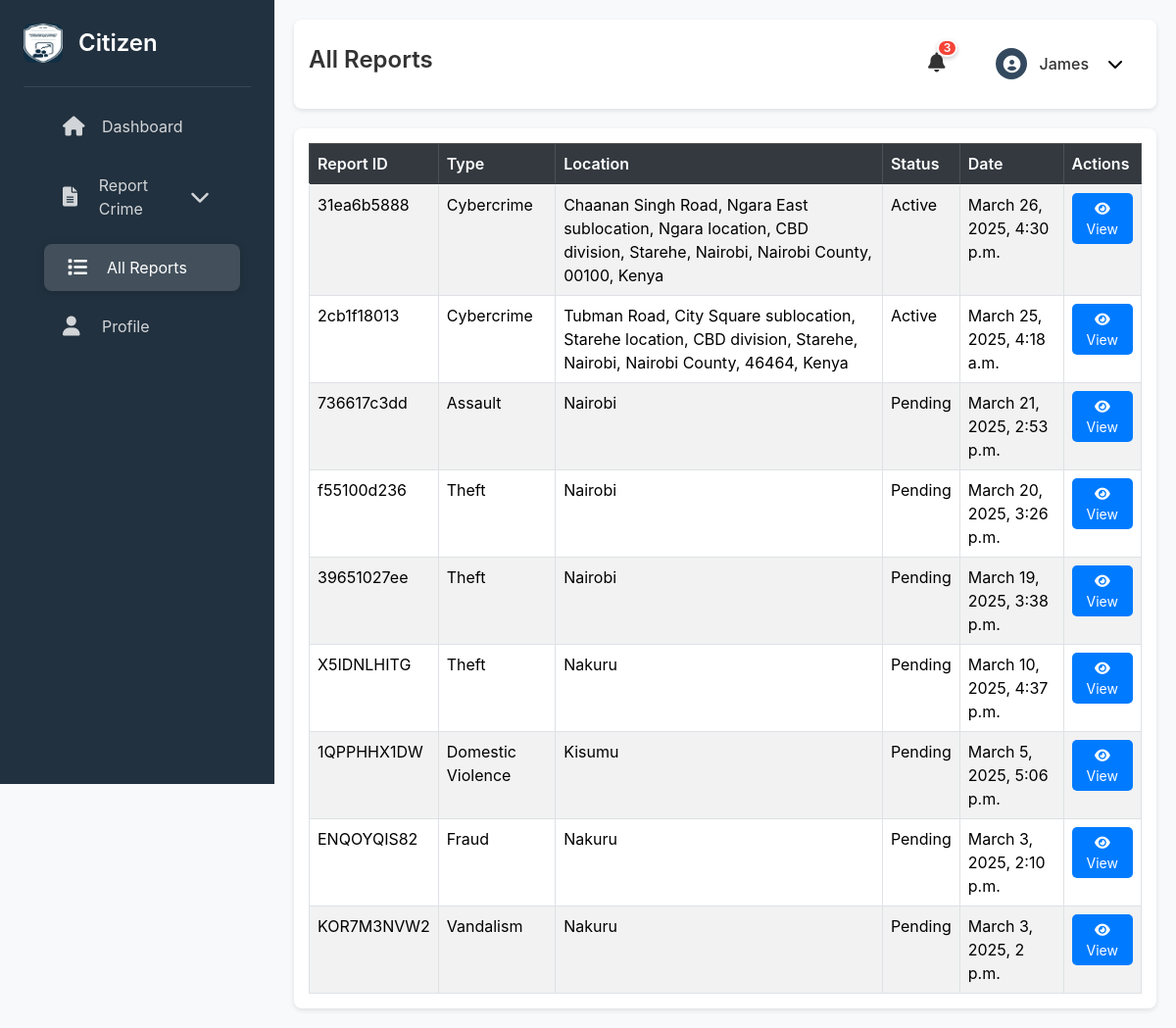
/all-reports/ (signed in), run on the app's committed database.
### citizens/models.py (models this page shows, shortened)
class CustomUser(AbstractUser):
    email = models.EmailField(unique=True)
    username = None
    first_name = models.CharField(max_length=50)
    last_name = models.CharField(max_length=50)
    citizen_id = models.CharField(max_length=50, unique=True, null=True, blank=True)
    USERNAME_FIELD = "email"
    REQUIRED_FIELDS = ["first_name", "last_name"]
    objects = CustomUserManager()  # Use the custom manager
    groups = models.ManyToManyField(Group, related_name="customuser_set", blank=True)
    user_permissions = models.ManyToManyField(Permission, related_name="customuser_permissions_set", blank=True)

class CrimeReport(models.Model):
    CRIME_TYPES = [
        ('Theft', 'Theft'),
        ('Assault', 'Assault'),
        ('Vandalism', 'Vandalism'),
        ('Fraud', 'Fraud'),
        ('Domestic Violence', 'Domestic Violence'),
        ('Cybercrime', 'Cybercrime'),
        ('Other', 'Other'),
    ]
    STATUS_CHOICES = [
        ("Pending", "Pending"),
        ("Active", "Active"),
        ("Resolved", "Resolved"),
    ]
    tracking_number = models.CharField(
        max_length=20,
        unique=True,
        default=uuid.uuid4().hex[:10],  # ✅ Generates a unique tracking number
        editable=False
    )
    status = models.CharField(max_length=10, choices=STATUS_CHOICES, default="Pending")
    user = models.ForeignKey("CustomUser", on_delete=models.CASCADE, null=True, blank=True)
    crime_type = models.CharField(max_length=50, choices=CRIME_TYPES)
    incident_datetime = models.DateTimeField(default=timezone.now)
    description = models.TextField()
    location = models.TextField()
    evidence = models.FileField(upload_to='evidence/', max_length=255, null=True, blank=True)
    contact_name = models.CharField(max_length=100, null=True, blank=True)
    contact_number = models.CharField(max_length=15, null=True, blank=True)
    contact_email = models.EmailField(null=True, blank=True)
    preferred_contact_method = models.CharField(
        max_length=10,
        choices=[('email', 'Email'), ('phone', 'Phone'), ('none', 'No contact needed')],
        default='none',
        blank=True
    )
    assigned_officer = models.ForeignKey(
        'PoliceUser', on_delete=models.SET_NULL, null=True, blank=True, related_name='assigned_cases'
    )

### citizens/views.py (the view)
# urls.py: path('all-reports/', all_reports, name='all_reports'),
@login_required
def all_reports(request):
    reports = CrimeReport.objects.filter(user=request.user).order_by('-incident_datetime')  # ✅ Only user's reports
    return render(request, "all_reports.html", {"reports": reports})

### citizens/templates/all_reports.html (shortened to what this page needs)
{% load static %}
<!DOCTYPE html>
<html lang="en">
<head>
    <link href="https://cdn.jsdelivr.net/npm/bootstrap@5.3.3/dist/css/bootstrap.min.css" rel="stylesheet">
    <link rel="stylesheet" href="https://cdnjs.cloudflare.com/ajax/libs/font-awesome/6.0.0/css/all.min.css">
    <link rel="stylesheet" href="{% static 'css/homepage.css' %}">
    <link rel="stylesheet" href="{% static 'css/reports.css' %}">
</head>
<body>
    <div class="app-container">
        <nav class="sidebar d-none d-md-flex">
            <div class="sidebar-content">
                <div class="sidebar-header">
                    <div class="logo-container">
                        <img src="{% static 'images/logo.jpg' %}" alt="CARS Logo" class="logo">
                        <h4>Citizen</h4>
                    </div>
                </div>
            <div class="nav-items">
                <a href="{% url 'citizens' %}" class="nav-item">
                    <i class="fas fa-home"></i>
                    <span>Dashboard</span>
                </a>
                <a href="#" class="nav-item" data-bs-toggle="dropdown">
                    <i class="fas fa-file-alt"></i>
                    <span>Report Crime</span>
                    <i class="fas fa-chevron-down ms-2 d-none d-md-inline"></i>
                </a>
                <a href="{% url 'all_reports' %}" class="nav-item active">
                    <i class="fas fa-list"></i>
                    <span>All Reports</span>
                </a>
                <a href="{% url 'citizen-profile' %}" class="nav-item">
                    <i class="fas fa-user"></i>
                    <span>Profile</span>
                </a>
            </div>
        </nav>
        <main class="main-content">
            <header class="content-header">
                <h1 class="dashboard">All Reports</h1>
                <div class="header-actions">
                    <div class="notifications" data-bs-toggle="dropdown">
                        <i class="fas fa-bell"></i>
                        <div class="notification-badge">3</div>
                    </div>
                    <div class="user-profile dropdown">
                        <button class="user-profile-btn" data-bs-toggle="dropdown" aria-expanded="false">
                            <div class="avatar-container">
                                <i class="fas fa-user-circle"></i>
                            </div>
                            <span class="username d-none d-md-inline">{{ request.user.first_name }}</span>
                            <i class="fas fa-chevron-down d-none d-md-inline ms-2"></i>
                        </button>
                    </div>
                </div>
            </header>
            <div class="content-body">
                <div class="table-responsive">
                    <table class="table table-bordered table-striped">
                        <thead class="table-dark">
                            <tr>
                                <th>Report ID</th>
                                <th>Type</th>
                                <th>Location</th>
                                <th>Status</th>
                                <th>Date</th>
                                <th>Actions</th>
                            </tr>
                        </thead>
                        <tbody>
                            {% for report in reports %}
                            <tr>
                                <td>{{ report.tracking_number }}</td>
                                <td>{{ report.crime_type }}</td>
                                <td>{{ report.location }}</td>
                                <td>{{ report.status }}</td>
                                <td>{{ report.incident_datetime }}</td>
                                <td>
                                    <button class="btn btn-sm btn-primary view-report-btn"
                                            data-id="{{ report.tracking_number }}"
                                            onclick="viewReport('{{ report.tracking_number }}')">
                                        <i class="fas fa-eye"></i> View
                                    </button>
                                </td>
                            </tr>
                            {% empty %}
                            <tr>
                                <td colspan="6" class="text-center">No reports available.</td>
                            </tr>
                            {% endfor %}
                        </tbody>
                    </table>
                </div>
            </div>
        </main>
    </div>
</body>
</html>

### citizens/Static/css/homepage.css (style rules this page uses)
:root { --primary-color: #34495e; --secondary-color: #22313f; --background-color: #f5f5f5; --danger-color: #f44336; --text-color: #333; --sidebar-width: 280px; --mobile-sidebar-width: 70px; --header-height: 64px; --shadow-sm: 0 2px 4px rgba(0,0,0,0.1); --shadow-md: 0 4px 6px rgba(0,0,0,0.1); --border-radius: 1rem; }
body { margin: 0; padding: 0; background-color: var(--background-color); font-family: 'Inter', system-ui, -apple-system, sans-serif; color: var(--text-color); }
.app-container { display: flex; min-height: 100vh; max-width: 100%; overflow-x: hidden; position: relative; width: 100%; }
.dashboard { font-size: 28px; }
.sidebar { width: var(--sidebar-width); background: var(--secondary-color); position: fixed; height: 100vh; color: white; z-index: 1000; }
.sidebar-content { display: flex; flex-direction: column; height: 100%; padding: 1.5rem; }
.logo-container { display: flex; align-items: center; gap: 1rem; padding-bottom: 1.5rem; border-bottom: 1px solid rgba(255, 255, 255, 0.1); }
.logo-container .logo { width: 40px; height: 40px; border-radius: 8px; }
.logo-container h4 { margin: 0; font-weight: 600; color: white; }
.nav-items { display: flex; flex-direction: column; padding: 1rem; }
.nav-item { display: flex; align-items: center; padding: 0.75rem 1.5rem; color: rgba(255,255,255,0.8); text-decoration: none; transition: all 0.3s ease; border-radius: 8px; margin-bottom: 0.75rem; }
.nav-item i { width: 24px; font-size: 1.25rem; }
.nav-item span { margin-left: 1rem; }
.nav-item:hover, .nav-item.active { color: white; background-color: rgba(255, 255, 255, 0.15); transform: translateX(5px); box-shadow: 0 2px 8px rgba(0, 0, 0, 0.15); }
.main-content { flex: 1; margin-left: var(--sidebar-width); padding: 1.5rem; }
.content-header { display: flex; justify-content: space-between; align-items: center; margin-bottom: 2rem; background-color: white; padding: 1rem; border-radius: var(--border-radius); box-shadow: var(--shadow-sm); }
.header-actions { display: flex; align-items: center; gap: 1.5rem; }
.user-profile { display: flex; align-items: center; gap: 0.75rem; cursor: pointer; padding: 0.5rem; border-radius: 0.5rem; transition: background-color 0.3s ease; }
.user-profile-btn { display: flex; align-items: center; gap: 0.75rem; padding: 0.4rem 0.75rem; border: none; background: transparent; border-radius: 0.5rem; transition: all 0.3s ease; }
.avatar-container { width: 32px; height: 32px; display: flex; align-items: center; justify-content: center; border-radius: 50%; background: var(--primary-color); color: white; }
.avatar-container i { font-size: 1.1rem; }
.username { font-weight: 500; color: var(--text-color); }
.table { margin-bottom: 0; }
.table th { background-color: rgba(0,0,0,0.02); font-weight: 600; border-bottom: 2px solid rgba(0,0,0,0.05); }
.notifications { position: relative; padding: 0.5rem; cursor: pointer; border-radius: 0.5rem; transition: background-color 0.3s ease; }
.notification-badge { position: absolute; top: -5px; right: -5px; min-width: 18px; height: 18px; padding: 0 5px; border-radius: 9px; background-color: var(--danger-color); color: white; font-size: 0.75rem; font-weight: 600; display: flex; align-items: center; justify-content: center; border: 2px solid white; box-shadow: 0 2px 4px rgba(0, 0, 0, 0.2); }
.notifications .fa-bell { font-size: 1.25rem; color: var(--text-color); }

### citizens/Static/css/reports.css (style rules this page uses)
body { background-color: #f8f9fa; font-family: 'Inter', system-ui, -apple-system, sans-serif; }
.main-content { padding: 20px; width: 100%; }
.content-header { display: flex; justify-content: space-between; align-items: center; background-color: white; padding: 15px; border-radius: 8px; box-shadow: 0px 2px 5px rgba(0, 0, 0, 0.1); margin-bottom: 20px; }
.content-header h1 { font-size: 24px; font-weight: 600; }
.table-responsive { background: white; padding: 15px; border-radius: 8px; box-shadow: 0px 2px 5px rgba(0, 0, 0, 0.1); }
table { width: 100%; border-collapse: collapse; }
thead { background-color: #343a40; color: white; }
th, td { padding: 12px; text-align: left; border-bottom: 1px solid #ddd; }
td { background-color: #fff; }
.view-report-btn { background-color: #007bff; color: white; border: none; padding: 5px 10px; border-radius: 5px; cursor: pointer; }

### data on the page
CustomUser: user.first_name "James"
CrimeReport: tracking_number "31ea6b5888", crime_type "Cybercrime", location "Chaanan Singh Road, Ngara East sublocation, Ngara location, CBD division, Starehe, Nairobi, Nairobi County, 00100, Kenya", status "Active", incident_datetime "March 26, 2025, 4:30 p.m."
CrimeReport: tracking_number "2cb1f18013", crime_type "Cybercrime", location "Tubman Road, City Square sublocation, Starehe location, CBD division, Starehe, Nairobi, Nairobi County, 46464, Kenya", status "Active", incident_datetime "March 25, 2025, 4:18 a.m."
CrimeReport: tracking_number "736617c3dd", crime_type "Assault", location "Nairobi", status "Pending", incident_datetime "March 21, 2025, 2:53 p.m."
CrimeReport: tracking_number "f55100d236", crime_type "Theft", location "Nairobi", status "Pending", incident_datetime "March 20, 2025, 3:26 p.m."
CrimeReport: tracking_number "39651027ee", crime_type "Theft", location "Nairobi", status "Pending", incident_datetime "March 19, 2025, 3:38 p.m."
CrimeReport: tracking_number "X5IDNLHITG", crime_type "Theft", location "Nakuru", status "Pending", incident_datetime "March 10, 2025, 4:37 p.m."
CrimeReport: tracking_number "1QPPHHX1DW", crime_type "Domestic Violence", location "Kisumu", status "Pending", incident_datetime "March 5, 2025, 5:06 p.m."
CrimeReport: tracking_number "ENQOYQIS82", crime_type "Fraud", location "Nakuru", status "Pending", incident_datetime "March 3, 2025, 2:10 p.m."
CrimeReport: tracking_number "KOR7M3NVW2", crime_type "Vandalism", location "Nakuru", status "Pending", incident_datetime "March 3, 2025, 2 p.m."
